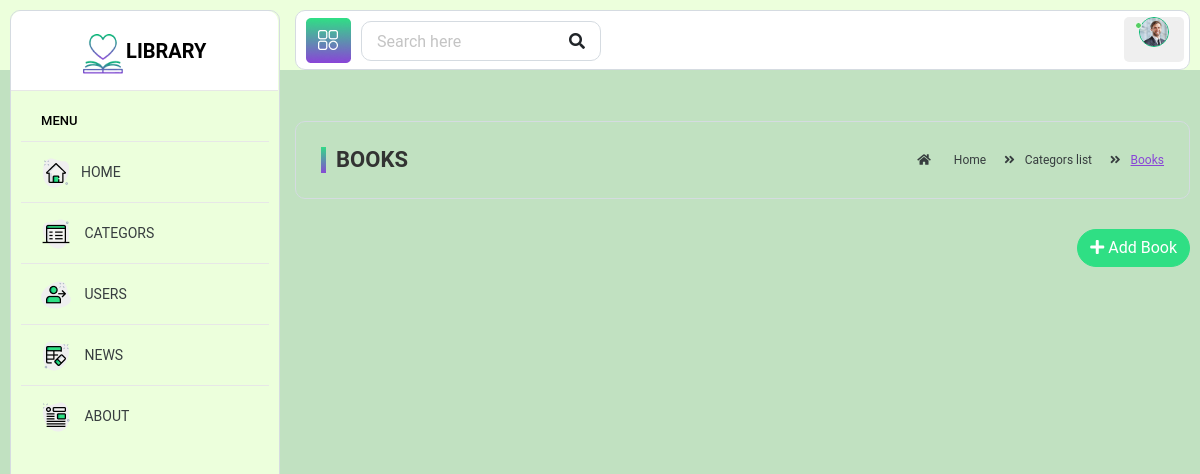
The app's page /books/48/, older data.
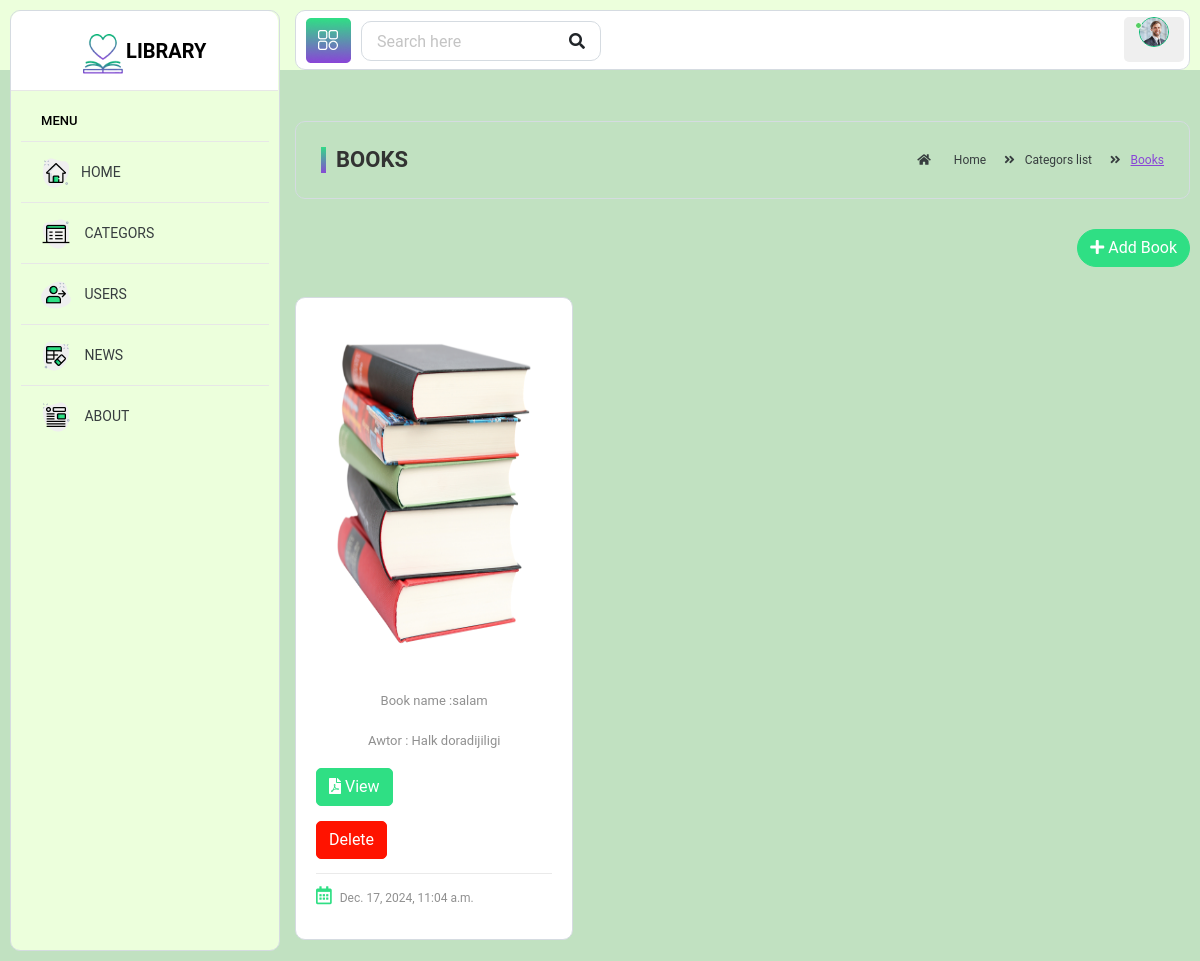
The same page, newer data.
### project/models.py (models this page shows, shortened)
class Book(models.Model):
    name = models.CharField(max_length=100, unique=True, verbose_name="Name:")
    autor = models.CharField(max_length=100, unique=True, null=True,verbose_name='Autor:')
    category = models.ForeignKey(Category, on_delete=models.CASCADE, null=True,  related_name='books')
    desciption = models.TextField(blank=True, null=True)
    image = models.ImageField(upload_to="project/%Y/%m/%d/", default="prject/1.jpg")
    date = models.DateTimeField(auto_now=True)
    available = models.BooleanField(default=True)
    file = models.FileField(upload_to='file/', null=True)

### project/views.py (the view)
# urls.py: path('books/<int:category_id>/', views.books, name='books'),
def books(request, category_id ):
    category = get_object_or_404(Category, id=category_id)
    books = category.books.all()
    context = {'category':category , 'books':books}
    return render(request, 'books.html' , context)

### templates/books.html (shortened to what this page needs)
﻿{% extends 'base.html' %}
{% load static %}
{% block content %}
<div class="content container-fluid">
	<div class="page-header">
		<div class="row">
			<div class="col-lg-6 col-md-6 col-sm-6 col-12">
				<h5 class="text-uppercase mb-0 mt-0 page-title">Books</h5>
			</div>
			<div class="col-lg-6 col-md-6 col-sm-6 col-12">
				<ul class="breadcrumb float-right p-0 mb-0">
					<li class="breadcrumb-item"><a href="(% url 'index' %)"><i class="fas fa-home"></i> Home</a>
					</li>
					<li class="breadcrumb-item"><a href="{% url 'categors' %}">Categors list</a></li>
					<li class="breadcrumb-item"><span> Books</span></li>
				</ul>
			</div>
		</div>
	</div>
	<div class="row">
		<div class="col-lg-12 col-sm-12 col-12 text-right add-btn-col">
			<a class="btn btn-primary btn-rounded float-right" href="{% url 'add_book'  %}"><i class="fas fa-plus"></i>
				Add Book</a>
		</div>
	</div>
	<div class="row">
		{% for book in books %}
		<div class="col-md-4 col-sm-6 col-6 col-xl-4">
			<div class="blog grid-blog">
				<div class="blog-image">
					<a href=""><img class="img-fluid" src="{{ book.image.url }}"
							style="height: 350px; width: 400px;"></a>
				</div>
				<div class="blog-content">
					<p class="faf" style=" text-align: center; "> Book name :{{book.name}}</p>
					<p class="faf" style=" text-align: center; ">Awtor : {{book.autor}}</p>
					<p>
						{% if book.file %}
						<a href="{{ book.file.url }}" target="_blank" class="btn btn-primary"> <i
								class="fas fa-file-pdf"></i> View
						</a>
						{% else %}
						<span>No PDF available</span>
						{% endif %}
					</p>
					<form action="{% url 'delete_book' book.id %}" method="POST">
						<button type="submit" class="btn btn-danger">Delete</button>
					</form>
					<div class="blog-info clearfix">
						<div class="post-left">
							<ul>
								<li><a href="#"><i class="far fa-calendar-alt" aria-hidden="true"></i>
										<span>{{book.date}}</span></a></li>
							</ul>
						</div>
					</div>
				</div>
			</div>
		</div>
		{% endfor %}
	</div>
</div>
{% endblock %}

Row changes from the older to the newer data that the page shows:
added Book: image (picture), name "salam", autor "Halk doradijiligi", date "Dec. 17, 2024, 11:04 a.m."
